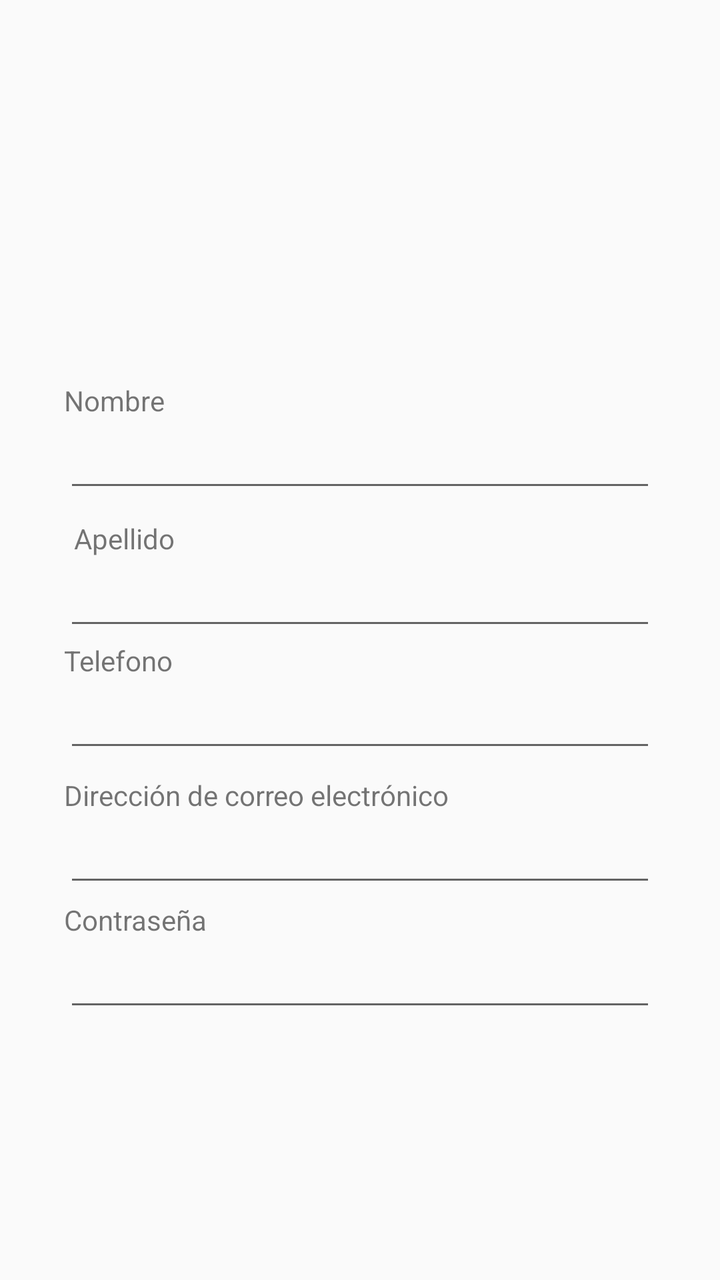
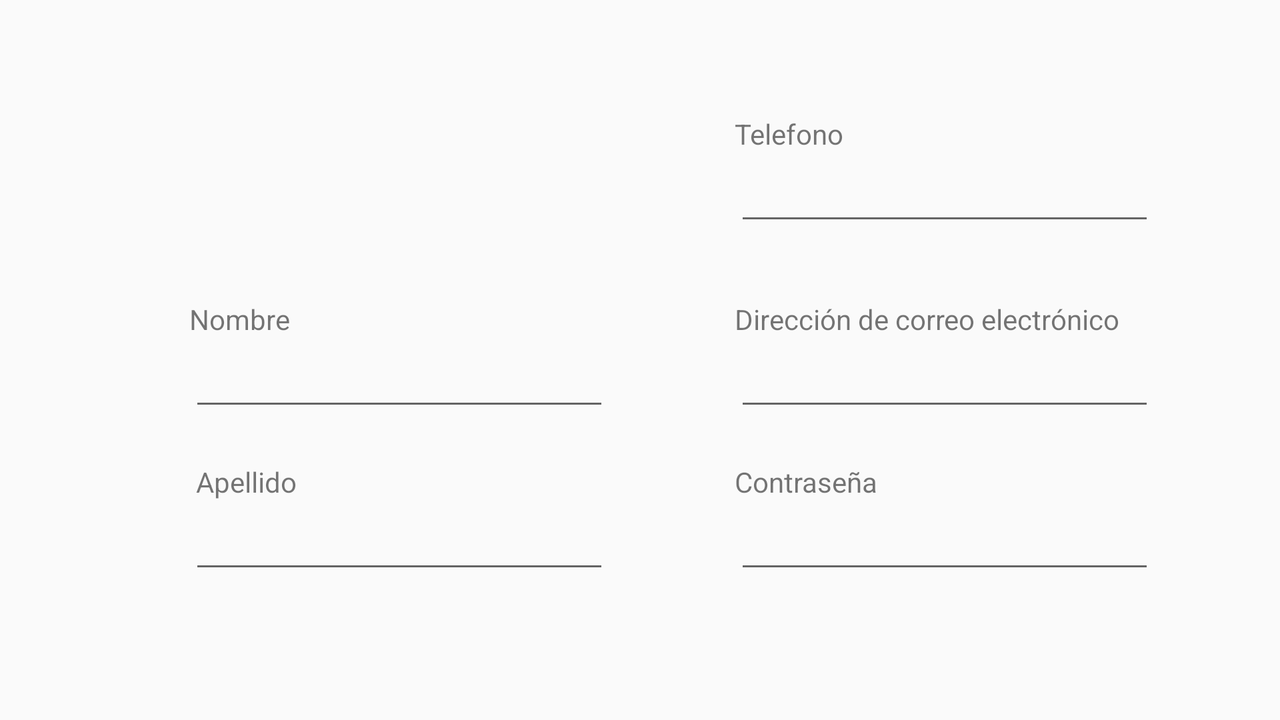

An Android layout and its configuration variant, each rendered on a device that would load it. The default file and the variant file are quoted in full after the pictures.
<!-- AndroidManifest.xml: application theme AppTheme -->
<!-- res/layout/fragment_account.xml -->
<?xml version="1.0" encoding="utf-8"?>
<androidx.constraintlayout.widget.ConstraintLayout xmlns:android="http://schemas.android.com/apk/res/android"
    xmlns:app="http://schemas.android.com/apk/res-auto"
    xmlns:tools="http://schemas.android.com/tools"
    android:layout_width="match_parent"
    android:layout_height="match_parent"
    tools:context=".Account">


    <TextView
        android:id="@+id/textView"
        android:layout_width="wrap_content"
        android:layout_height="wrap_content"
        android:text="Nombre"
        app:layout_constraintBottom_toTopOf="@+id/editText6"
        app:layout_constraintEnd_toEndOf="@+id/editText6"
        app:layout_constraintHorizontal_bias="0.0"
        app:layout_constraintStart_toStartOf="@+id/editText6" />

    <EditText
        android:id="@+id/editText6"
        android:layout_width="match_parent"
        android:layout_height="wrap_content"
        android:layout_marginStart="32dp"
        android:layout_marginEnd="32dp"
        android:ems="10"
        android:inputType="textPersonName"
        app:layout_constraintBottom_toBottomOf="parent"
        app:layout_constraintEnd_toEndOf="parent"
        app:layout_constraintStart_toStartOf="parent"
        app:layout_constraintTop_toTopOf="parent"
        app:layout_constraintVertical_bias="0.35000002" />

    <EditText
        android:id="@+id/editText7"
        android:layout_width="match_parent"
        android:layout_height="wrap_content"
        android:layout_marginStart="32dp"
        android:layout_marginEnd="32dp"
        android:ems="10"
        android:inputType="textPersonName"
        app:layout_constraintBottom_toBottomOf="parent"
        app:layout_constraintEnd_toEndOf="parent"
        app:layout_constraintStart_toStartOf="parent"
        app:layout_constraintTop_toBottomOf="@+id/editText6"
        app:layout_constraintVertical_bias="0.07999998" />

    <TextView
        android:id="@+id/textView4"
        android:layout_width="wrap_content"
        android:layout_height="wrap_content"
        android:text="Apellido"
        app:layout_constraintBottom_toTopOf="@+id/editText7"
        app:layout_constraintEnd_toEndOf="@+id/editText7"
        app:layout_constraintHorizontal_bias="0.02"
        app:layout_constraintStart_toStartOf="@+id/editText7" />

    <EditText
        android:id="@+id/editText8"
        android:layout_width="match_parent"
        android:layout_height="wrap_content"
        android:layout_marginStart="32dp"
        android:layout_marginEnd="32dp"
        android:ems="10"
        android:inputType="phone"
        app:layout_constraintBottom_toBottomOf="parent"
        app:layout_constraintEnd_toEndOf="parent"
        app:layout_constraintStart_toStartOf="parent"
        app:layout_constraintTop_toBottomOf="@+id/editText7"
        app:layout_constraintVertical_bias="0.07" />

    <TextView
        android:id="@+id/textView5"
        android:layout_width="wrap_content"
        android:layout_height="wrap_content"
        android:text="Telefono"
        app:layout_constraintBottom_toTopOf="@+id/editText8"
        app:layout_constraintEnd_toEndOf="@+id/editText8"
        app:layout_constraintHorizontal_bias="0.0"
        app:layout_constraintStart_toStartOf="@+id/editText8" />

    <EditText
        android:id="@+id/editText9"
        android:layout_width="match_parent"
        android:layout_height="wrap_content"
        android:layout_marginStart="32dp"
        android:layout_marginEnd="32dp"
        android:ems="10"
        android:inputType="textEmailAddress"
        app:layout_constraintBottom_toBottomOf="parent"
        app:layout_constraintEnd_toEndOf="parent"
        app:layout_constraintStart_toStartOf="parent"
        app:layout_constraintTop_toBottomOf="@+id/editText8"
        app:layout_constraintVertical_bias="0.120000005" />

    <TextView
        android:id="@+id/textView6"
        android:layout_width="wrap_content"
        android:layout_height="wrap_content"
        android:text="Dirección de correo electrónico"
        app:layout_constraintBottom_toTopOf="@+id/editText9"
        app:layout_constraintEnd_toEndOf="@+id/editText9"
        app:layout_constraintHorizontal_bias="0.0"
        app:layout_constraintStart_toStartOf="@+id/editText9" />

    <TextView
        android:id="@+id/textView7"
        android:layout_width="wrap_content"
        android:layout_height="wrap_content"
        android:text="Contraseña"
        app:layout_constraintBottom_toTopOf="@+id/editText11"
        app:layout_constraintEnd_toEndOf="@+id/editText11"
        app:layout_constraintHorizontal_bias="0.0"
        app:layout_constraintStart_toStartOf="@+id/editText11" />

    <EditText
        android:id="@+id/editText11"
        android:layout_width="match_parent"
        android:layout_height="wrap_content"
        android:layout_marginStart="32dp"
        android:layout_marginEnd="32dp"
        android:ems="10"
        android:inputType="textPassword"
        app:layout_constraintBottom_toBottomOf="parent"
        app:layout_constraintEnd_toEndOf="parent"
        app:layout_constraintStart_toStartOf="parent"
        app:layout_constraintTop_toBottomOf="@+id/editText9"
        app:layout_constraintVertical_bias="0.14" />

    <ImageView
        android:id="@+id/imageView6"
        android:layout_width="86dp"
        android:layout_height="106dp"
        app:layout_constraintBottom_toTopOf="@+id/editText6"
        app:layout_constraintEnd_toEndOf="parent"
        app:layout_constraintStart_toStartOf="parent"
        app:layout_constraintTop_toTopOf="parent"
        app:srcCompat="@drawable/ic_account_circle_black_24dp" />

</androidx.constraintlayout.widget.ConstraintLayout>
<!-- resources referenced by this layout -->
<resources>
  <style name="AppTheme" parent="Theme.AppCompat.Light.DarkActionBar">
          
          <item name="colorPrimary">@color/colorPrimary</item>
          <item name="colorPrimaryDark">@color/colorPrimaryDark</item>
          <item name="colorAccent">@color/colorAccent</item>
      </style>
  <color name="colorPrimary">#6200EE</color>
  <color name="colorPrimaryDark">#3700B3</color>
  <color name="colorAccent">#03DAC5</color>
</resources>
<!-- res/layout-land/fragment_account.xml (the repository's variant of the layout above) -->
<!-- drawn on the phone turned sideways -->
<?xml version="1.0" encoding="utf-8"?>
<androidx.constraintlayout.widget.ConstraintLayout xmlns:android="http://schemas.android.com/apk/res/android"
    xmlns:app="http://schemas.android.com/apk/res-auto"
    xmlns:tools="http://schemas.android.com/tools"
    android:layout_width="match_parent"
    android:layout_height="match_parent"
    tools:context=".fragments.Account">


    <TextView
        android:id="@+id/textView"
        android:layout_width="wrap_content"
        android:layout_height="wrap_content"
        android:text="Nombre"
        app:layout_constraintBottom_toTopOf="@+id/editText6"
        app:layout_constraintEnd_toEndOf="@+id/editText6"
        app:layout_constraintHorizontal_bias="0.0"
        app:layout_constraintStart_toStartOf="@+id/editText6" />

    <EditText
        android:id="@+id/editText6"
        android:layout_width="wrap_content"
        android:layout_height="wrap_content"
        android:ems="10"
        android:inputType="textPersonName"
        app:layout_constraintBottom_toBottomOf="parent"
        app:layout_constraintEnd_toEndOf="parent"
        app:layout_constraintHorizontal_bias="0.22"
        app:layout_constraintStart_toStartOf="parent"
        app:layout_constraintTop_toTopOf="parent"
        app:layout_constraintVertical_bias="0.53" />

    <EditText
        android:id="@+id/editText7"
        android:layout_width="wrap_content"
        android:layout_height="wrap_content"
        android:ems="10"
        android:inputType="textPersonName"
        app:layout_constraintBottom_toBottomOf="parent"
        app:layout_constraintEnd_toEndOf="@+id/editText6"
        app:layout_constraintHorizontal_bias="1.0"
        app:layout_constraintStart_toStartOf="@+id/editText6"
        app:layout_constraintTop_toBottomOf="@+id/editText6"
        app:layout_constraintVertical_bias="0.37" />

    <TextView
        android:id="@+id/textView4"
        android:layout_width="wrap_content"
        android:layout_height="wrap_content"
        android:text="Apellido"
        app:layout_constraintBottom_toTopOf="@+id/editText7"
        app:layout_constraintEnd_toEndOf="@+id/editText7"
        app:layout_constraintHorizontal_bias="0.02"
        app:layout_constraintStart_toStartOf="@+id/editText7" />

    <EditText
        android:id="@+id/editText8"
        android:layout_width="wrap_content"
        android:layout_height="wrap_content"
        android:ems="10"
        android:inputType="phone"
        app:layout_constraintBottom_toBottomOf="parent"
        app:layout_constraintEnd_toEndOf="@+id/editText9"
        app:layout_constraintHorizontal_bias="0.6"
        app:layout_constraintStart_toStartOf="@+id/editText9"
        app:layout_constraintTop_toTopOf="parent"
        app:layout_constraintVertical_bias="0.24000001" />

    <TextView
        android:id="@+id/textView5"
        android:layout_width="wrap_content"
        android:layout_height="wrap_content"
        android:text="Telefono"
        app:layout_constraintBottom_toTopOf="@+id/editText8"
        app:layout_constraintEnd_toEndOf="@+id/editText8"
        app:layout_constraintHorizontal_bias="0.0"
        app:layout_constraintStart_toStartOf="@+id/editText8" />

    <EditText
        android:id="@+id/editText9"
        android:layout_width="wrap_content"
        android:layout_height="wrap_content"
        android:ems="10"
        android:inputType="textEmailAddress"
        app:layout_constraintBottom_toBottomOf="@+id/editText6"
        app:layout_constraintEnd_toEndOf="parent"
        app:layout_constraintStart_toEndOf="@+id/editText6"
        app:layout_constraintTop_toTopOf="@+id/editText6"
        app:layout_constraintVertical_bias="0.07999998" />

    <TextView
        android:id="@+id/textView6"
        android:layout_width="wrap_content"
        android:layout_height="wrap_content"
        android:text="Dirección de correo electrónico"
        app:layout_constraintBottom_toTopOf="@+id/editText9"
        app:layout_constraintEnd_toEndOf="@+id/editText9"
        app:layout_constraintHorizontal_bias="0.0"
        app:layout_constraintStart_toStartOf="@+id/editText9" />

    <TextView
        android:id="@+id/textView7"
        android:layout_width="wrap_content"
        android:layout_height="wrap_content"
        android:text="Contraseña"
        app:layout_constraintBottom_toTopOf="@+id/editText11"
        app:layout_constraintEnd_toEndOf="@+id/editText11"
        app:layout_constraintHorizontal_bias="0.0"
        app:layout_constraintStart_toStartOf="@+id/editText11" />

    <EditText
        android:id="@+id/editText11"
        android:layout_width="wrap_content"
        android:layout_height="wrap_content"
        android:ems="10"
        android:inputType="textPassword"
        app:layout_constraintBottom_toBottomOf="@+id/editText7"
        app:layout_constraintEnd_toEndOf="parent"
        app:layout_constraintStart_toEndOf="@+id/editText7"
        app:layout_constraintTop_toTopOf="@+id/editText7"
        app:layout_constraintVertical_bias="0.29000002" />

    <ImageView
        android:id="@+id/imageView5"
        android:layout_width="74dp"
        android:layout_height="91dp"
        app:srcCompat="@drawable/ic_account_circle_black_24dp"
        app:layout_constraintBottom_toBottomOf="parent"
        app:layout_constraintEnd_toStartOf="@+id/textView5"
        app:layout_constraintHorizontal_bias="0.26"
        app:layout_constraintStart_toStartOf="@+id/editText6"
        app:layout_constraintTop_toTopOf="parent"
        app:layout_constraintVertical_bias="0.100000024" />
</androidx.constraintlayout.widget.ConstraintLayout>
